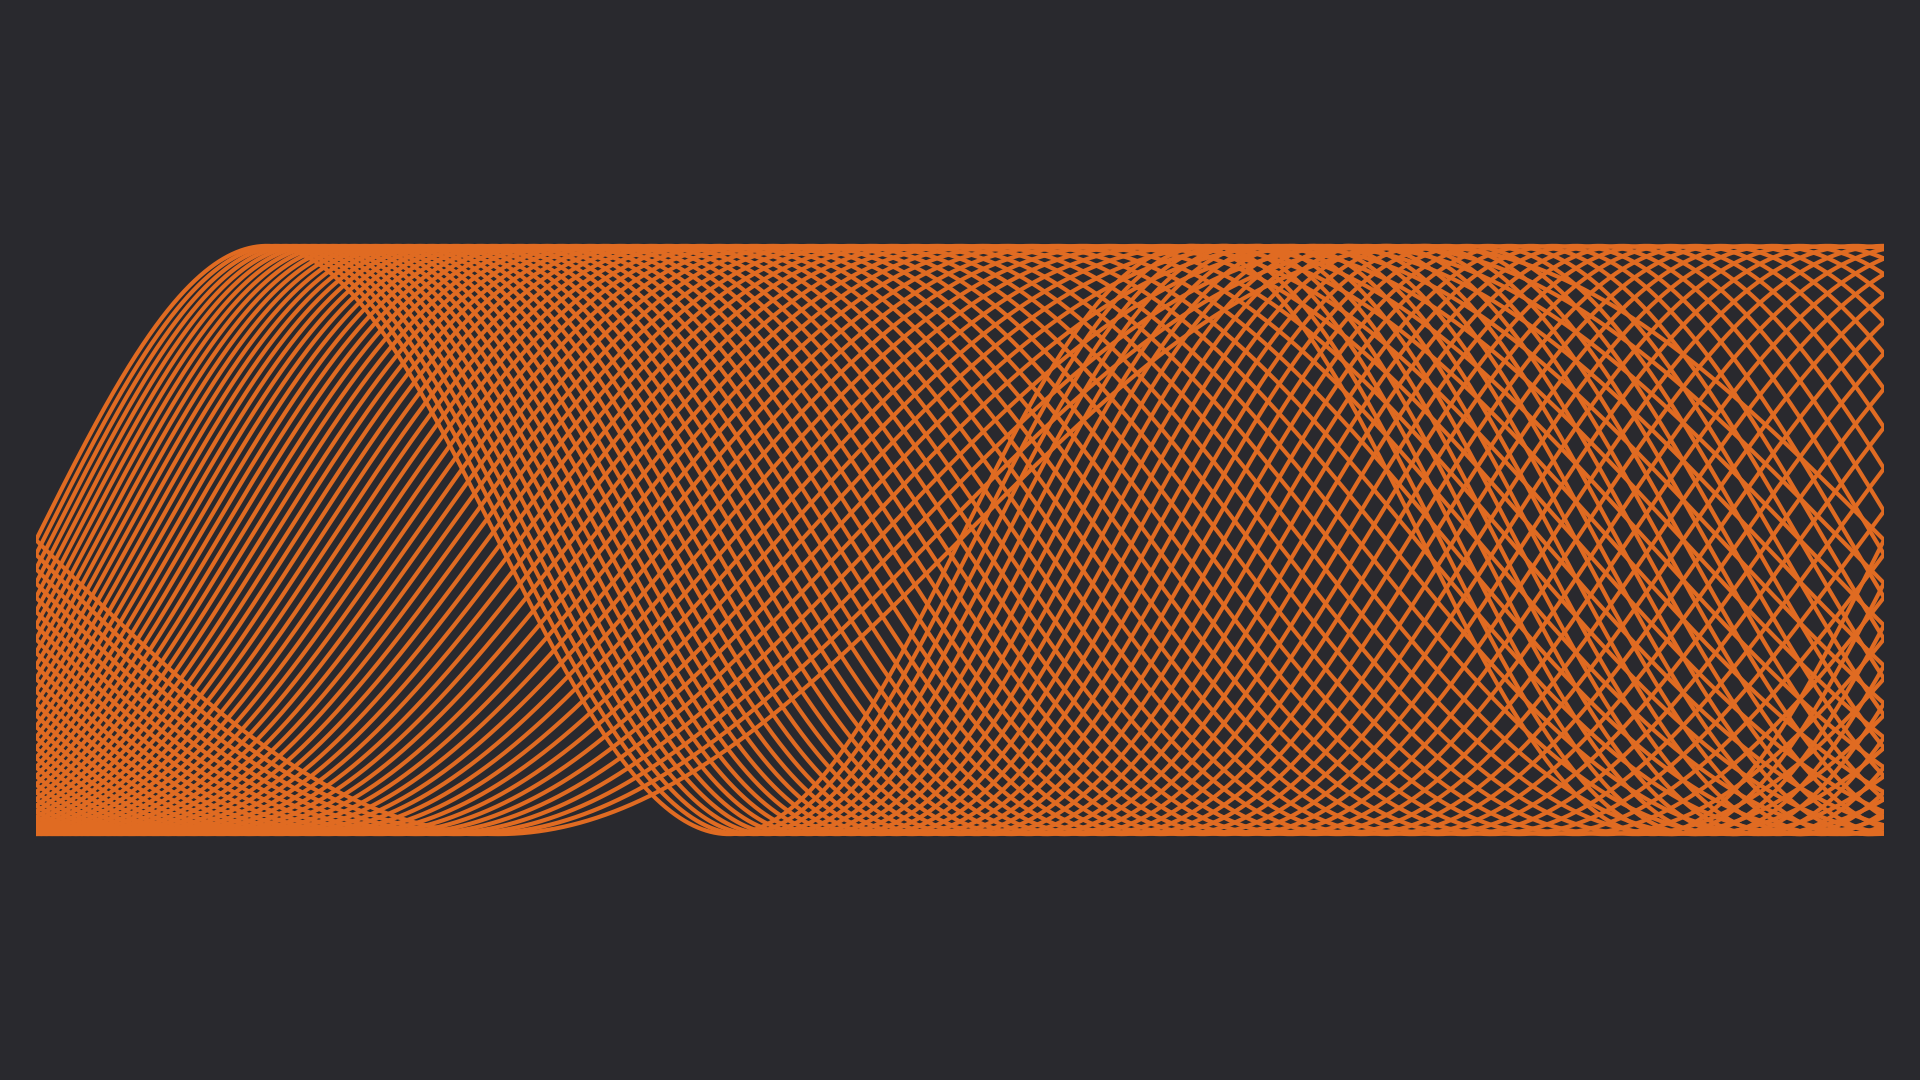

Here is the Python script that generated this plot:
from pathlib import Path

import numpy as np

from template_plt import plt


def main() -> None:
    fp: Path = Path(__file__).resolve().with_suffix(".png")
    c0: str = "#29292E"
    c1: str = "#E06B22"
    fig: plt.Figure
    ax: plt.Axes
    fig, ax = plt.subplots()
    t: np.ndarray = np.linspace(-np.pi, np.pi, 1+10000, endpoint=True)
    n: int = 64
    for i in range(n+1):
        y: np.ndarray = np.sin((1+i/n)*t+2*np.pi*i/n)
        ax.plot(t, y, color=c1, linewidth=3)
    ax.set_xlim(-np.pi, np.pi)
    #ax.set_ylim(0, 1)
    ax.axis("off")
    ax.set_aspect("equal")
    ax.set_facecolor(c0)
    fig.set_facecolor(c0)
    fig.tight_layout()
    fig.savefig(fp, facecolor=fig.get_facecolor())
    plt.cla()
    plt.clf()
    plt.close(fig)
    return None


if __name__ == "__main__":
    main()
